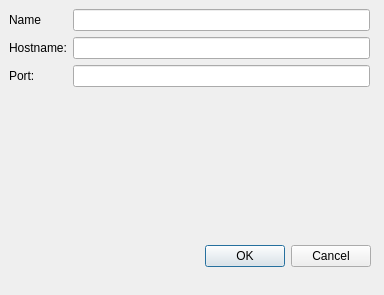
<?xml version="1.0" encoding="UTF-8"?>
<ui version="4.0">
 <class>ConnectionDialog</class>
 <widget class="QDialog" name="ConnectionDialog">
  <property name="geometry">
   <rect>
    <x>0</x>
    <y>0</y>
    <width>384</width>
    <height>295</height>
   </rect>
  </property>
  <property name="windowTitle">
   <string>New Connection</string>
  </property>
  <widget class="QDialogButtonBox" name="buttonBox">
   <property name="geometry">
    <rect>
     <x>30</x>
     <y>240</y>
     <width>341</width>
     <height>32</height>
    </rect>
   </property>
   <property name="orientation">
    <enum>Qt::Horizontal</enum>
   </property>
   <property name="standardButtons">
    <set>QDialogButtonBox::Cancel|QDialogButtonBox::Ok</set>
   </property>
  </widget>
  <widget class="QWidget" name="formLayoutWidget">
   <property name="geometry">
    <rect>
     <x>9</x>
     <y>9</y>
     <width>361</width>
     <height>146</height>
    </rect>
   </property>
   <layout class="QFormLayout" name="formLayout">
    <item row="1" column="0">
     <widget class="QLabel" name="label">
      <property name="text">
       <string>Hostname:</string>
      </property>
     </widget>
    </item>
    <item row="1" column="1">
     <widget class="QLineEdit" name="hostNameLineEdit"/>
    </item>
    <item row="2" column="0">
     <widget class="QLabel" name="label_2">
      <property name="text">
       <string>Port:</string>
      </property>
     </widget>
    </item>
    <item row="2" column="1">
     <widget class="QLineEdit" name="portLineEdit"/>
    </item>
    <item row="0" column="0">
     <widget class="QLabel" name="label_3">
      <property name="text">
       <string>Name</string>
      </property>
     </widget>
    </item>
    <item row="0" column="1">
     <widget class="QLineEdit" name="nameLineEdit"/>
    </item>
   </layout>
  </widget>
 </widget>
 <tabstops>
  <tabstop>nameLineEdit</tabstop>
  <tabstop>hostNameLineEdit</tabstop>
  <tabstop>portLineEdit</tabstop>
 </tabstops>
 <resources/>
 <connections>
  <connection>
   <sender>buttonBox</sender>
   <signal>accepted()</signal>
   <receiver>ConnectionDialog</receiver>
   <slot>accept()</slot>
   <hints>
    <hint type="sourcelabel">
     <x>200</x>
     <y>255</y>
    </hint>
    <hint type="destinationlabel">
     <x>191</x>
     <y>147</y>
    </hint>
   </hints>
  </connection>
  <connection>
   <sender>buttonBox</sender>
   <signal>rejected()</signal>
   <receiver>ConnectionDialog</receiver>
   <slot>reject()</slot>
   <hints>
    <hint type="sourcelabel">
     <x>200</x>
     <y>255</y>
    </hint>
    <hint type="destinationlabel">
     <x>191</x>
     <y>147</y>
    </hint>
   </hints>
  </connection>
 </connections>
</ui>
